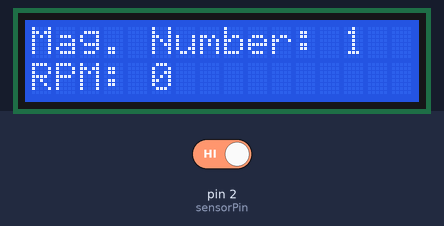
This sketch was run on a simulated Arduino Nano, built with avr-gcc and run on an emulated ATmega328P. Parts: 16×2 character LCD. The inputs (shaded band) are chosen by the test bench; at power-on: pin 2 (sensorPin) HIGH. What the sketch prints to the serial monitor is not drawn.

Above: at 0.1 s.
At 1.6 s:
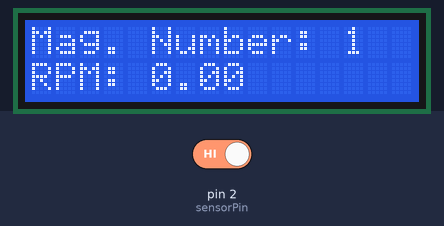
1.7 s: pin 2 (sensorPin) driven LOW
At 3.1 s:
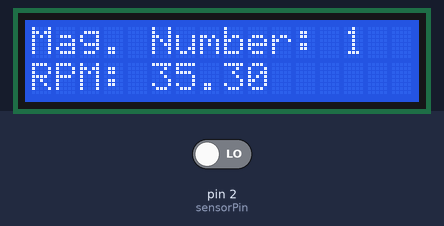
Timing chart, 0 to 4.7 s (numbered marks = the images above; inputs shaded):
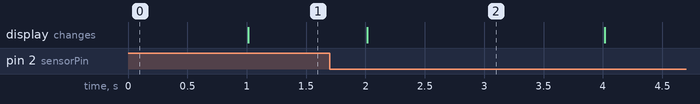

Measured:
- after the input at 1.7 s, the display: changes after 0.32 s (image 2)
- what the display in image 2 shows lasts 2.0 s, from 2.0 s to 4.0 s

The sketch:

RPM_meter.ino
```cpp
/*
The rpm sensor monitor the time elapsed between two adjacent magnet detections.
The elapsed time is then converted to the revolution speed and display on both the serial port and the LCD.
If there is no magnet being detected over a certain period of time, the rpm reading is set to zero.

The code can read up to approximately 1200RPM (tested on Arduino NANO).
The minimum reading is approximately 30RPM which is defined by time_resetIfNoReading.
Increase time_resetIfNoReading to reduce the minimum reading range, but this will lengthen the reset time.

More magnets may be distributed evenly on the rotating device in order to get more accurate reading.
In this regard, the number of the magnet in the code needs to be specified accordingly.
*/

#include <Wire.h>
#include <LiquidCrystal_I2C.h>

#define sensorPin 2
bool pinStatus_last = HIGH;
unsigned long time_ref = micros();
unsigned long time_resetIfNoReading = 2;  // [second] the frequency is set to zero if no reading is detected withing this many seconds
float HZ_now = 0.0;
float HZ_filtered = 0.0;
int N_magnet = 1;  // number of the magnets on the rotating device.

float display_interval = 1;  // [sec]
unsigned long time_ref_display = millis();

// for filtering the reading
float alpha = 0.2;  // \in[0,1] the gain for a low-pass filter

// Set the LCD address to 0x27 for a 16 chars and 2 line display
LiquidCrystal_I2C lcd(0x27, 16, 2);

void setup() {
  Serial.begin(9600);
  pinMode(sensorPin, INPUT_PULLUP);

  // initialize the LCD
  lcd.begin();
  // turn on the blacklight and print a message.
  lcd.backlight();
  // prepare the LCD display
  lcd.setCursor(0, 0);
  lcd.print("Mag. Number: ");
  lcd.setCursor(13, 0);
  lcd.print(N_magnet);
  lcd.setCursor(0, 1);
  lcd.print("RPM: 0");
}

void loop() {
  bool pinStatus = digitalRead(sensorPin);

  // detect the pin status change and measure the frequency of magnet detection
  if ((pinStatus != pinStatus_last) && pinStatus==LOW){
    unsigned long time_detected = micros();
    unsigned long time_elapsed = time_detected - time_ref;
    time_ref = time_detected;
    HZ_now = 1/(float(time_elapsed)/1000000);
  }
  pinStatus_last = pinStatus;
  // if no magnet is detected over a period of time, then set the frequency to zero
  if(micros()-time_ref > time_resetIfNoReading*1000000)
  {
    HZ_now = 0.0;
    HZ_filtered = 0.0;
  }

  // apply a low-pass filter to the frequency reading and compute the RPM accordingly
  HZ_filtered = alpha*HZ_now + (1-alpha)*HZ_filtered;

  float RPM = HZ_filtered * float(60);

  // display the RPM on the serial monitor at a specific interval
  if (millis()-time_ref_display > display_interval*1000)
  {
    time_ref_display = millis();
    Serial.println(RPM);

    lcd.setCursor(5, 1);
    lcd.print("      ");
    lcd.setCursor(5, 1);
    lcd.print(RPM);
  }

}
```
